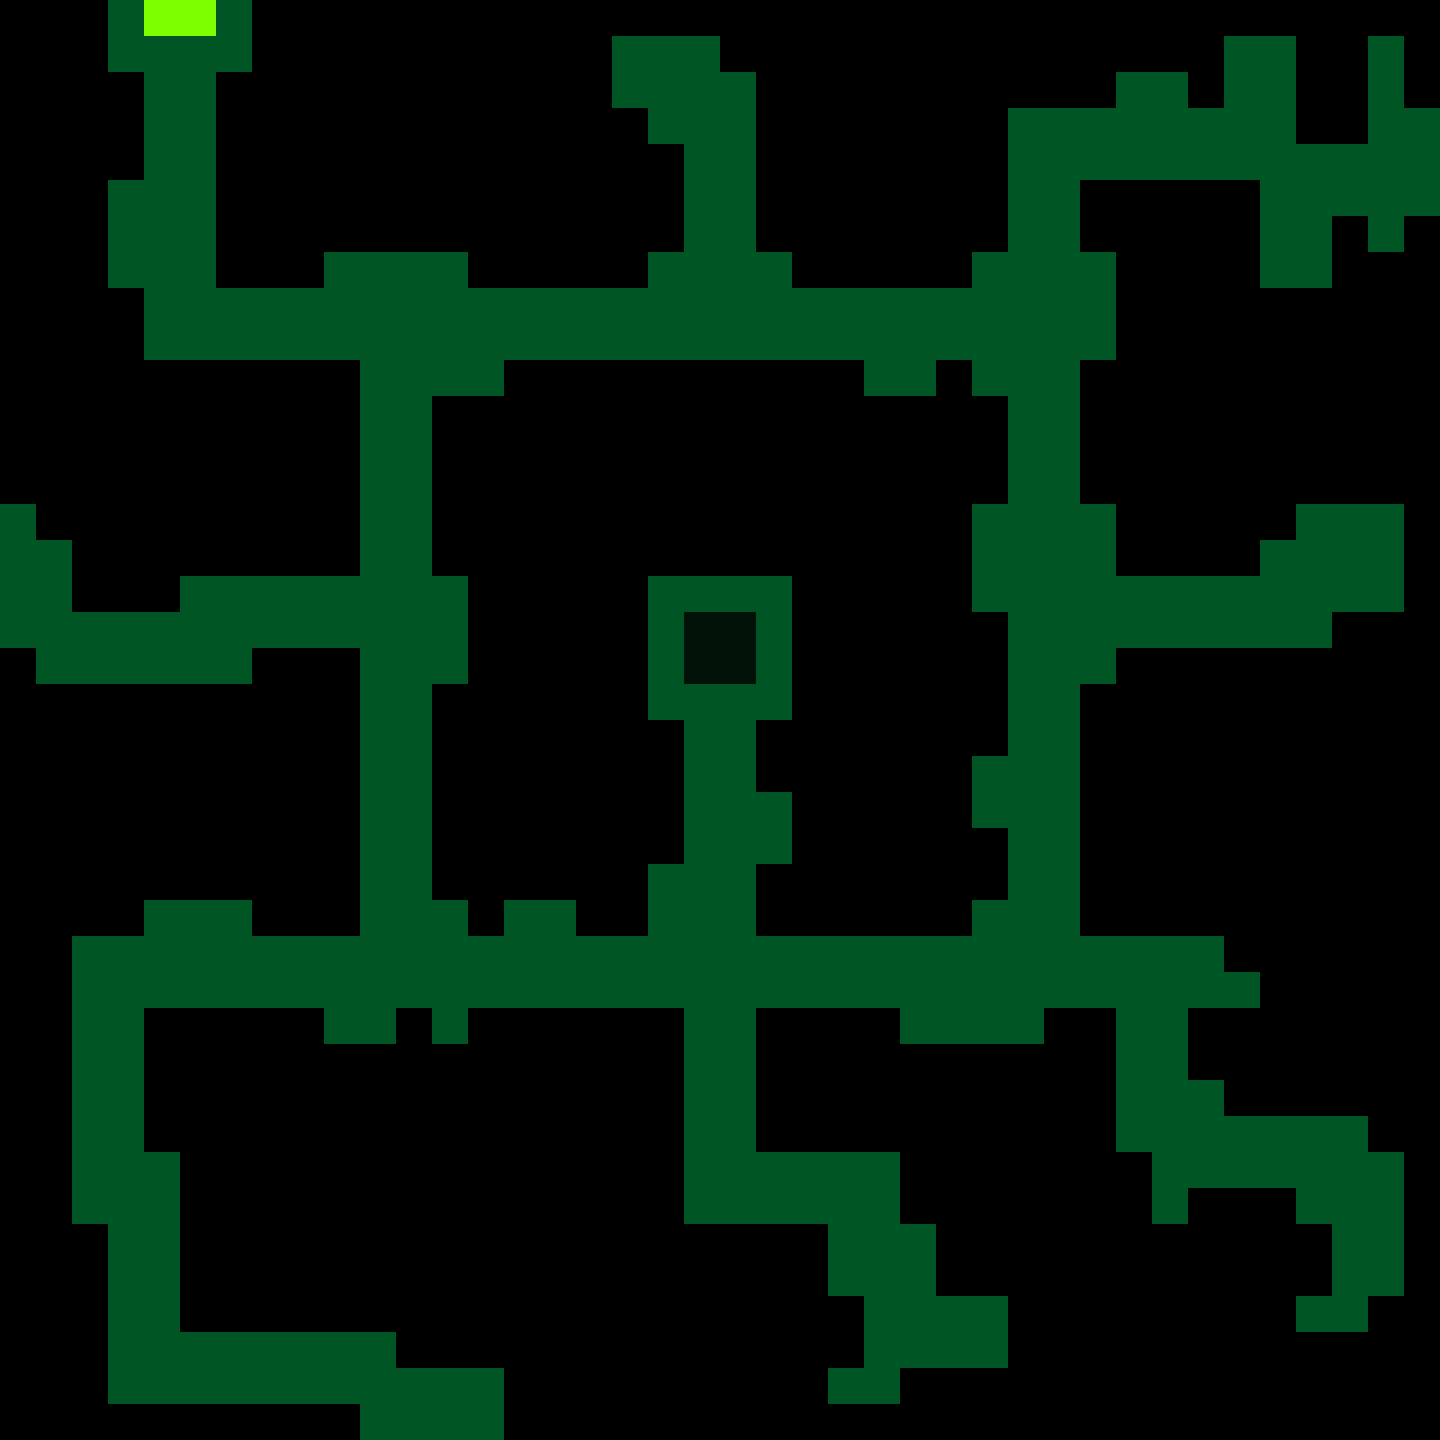

A level layout from a 2D game, rendered from its tile map. Below: a short description, then the map file with its tile-grid data intact:
An orthogonal 40x40 tile map with 36x36 px tiles, 1 tile layer (Layer1) and 3 objects.

<map version="1.0" tiledversion="1.0.3" orientation="orthogonal" renderorder="right-down" width="40" height="40" tilewidth="36" tileheight="36" nextobjectid="5">
 <properties>
  <property name="playerStartX" type="int" value="2100" />
  <property name="playerStartY" type="int" value="2000" />
 </properties>
 <tileset firstgid="1" name="Tileset" tilewidth="36" tileheight="36" tilecount="10" columns="10">
  <grid orientation="orthogonal" width="16" height="16" />
  <image source="../assets/tilesets/testtileset.png" width="360" height="36" />
 </tileset>
 <layer name="Layer1" width="40" height="40">
  <data encoding="csv">
0,0,0,2,1,1,2,0,0,0,0,0,0,0,0,0,0,0,0,0,0,0,0,0,0,0,0,0,0,0,0,0,0,0,0,0,0,0,0,0,
0,0,0,2,2,2,2,0,0,0,0,0,0,0,0,0,0,2,2,2,0,0,0,0,0,0,0,0,0,0,0,0,0,0,2,2,0,0,2,0,
0,0,0,0,2,2,0,0,0,0,0,0,0,0,0,0,0,2,2,2,2,0,0,0,0,0,0,0,0,0,0,2,2,0,2,2,0,0,2,0,
0,0,0,0,2,2,0,0,0,0,0,0,0,0,0,0,0,0,2,2,2,0,0,0,0,0,0,0,2,2,2,2,2,2,2,2,0,0,2,2,
0,0,0,0,2,2,0,0,0,0,0,0,0,0,0,0,0,0,0,2,2,0,0,0,0,0,0,0,2,2,2,2,2,2,2,2,2,2,2,2,
0,0,0,2,2,2,0,0,0,0,0,0,0,0,0,0,0,0,0,2,2,0,0,0,0,0,0,0,2,2,0,0,0,0,0,2,2,2,2,2,
0,0,0,2,2,2,0,0,0,0,0,0,0,0,0,0,0,0,0,2,2,0,0,0,0,0,0,0,2,2,0,0,0,0,0,2,2,0,2,0,
0,0,0,2,2,2,0,0,0,2,2,2,2,0,0,0,0,0,2,2,2,2,0,0,0,0,0,2,2,2,2,0,0,0,0,2,2,0,0,0,
0,0,0,0,2,2,2,2,2,2,2,2,2,2,2,2,2,2,2,2,2,2,2,2,2,2,2,2,2,2,2,0,0,0,0,0,0,0,0,0,
0,0,0,0,2,2,2,2,2,2,2,2,2,2,2,2,2,2,2,2,2,2,2,2,2,2,2,2,2,2,2,0,0,0,0,0,0,0,0,0,
0,0,0,0,0,0,0,0,0,0,2,2,2,2,0,0,0,0,0,0,0,0,0,0,2,2,0,2,2,2,0,0,0,0,0,0,0,0,0,0,
0,0,0,0,0,0,0,0,0,0,2,2,0,0,0,0,0,0,0,0,0,0,0,0,0,0,0,0,2,2,0,0,0,0,0,0,0,0,0,0,
0,0,0,0,0,0,0,0,0,0,2,2,0,0,0,0,0,0,0,0,0,0,0,0,0,0,0,0,2,2,0,0,0,0,0,0,0,0,0,0,
0,0,0,0,0,0,0,0,0,0,2,2,0,0,0,0,0,0,0,0,0,0,0,0,0,0,0,0,2,2,0,0,0,0,0,0,0,0,0,0,
2,0,0,0,0,0,0,0,0,0,2,2,0,0,0,0,0,0,0,0,0,0,0,0,0,0,0,2,2,2,2,0,0,0,0,0,2,2,2,0,
2,2,0,0,0,0,0,0,0,0,2,2,0,0,0,0,0,0,0,0,0,0,0,0,0,0,0,2,2,2,2,0,0,0,0,2,2,2,2,0,
2,2,0,0,0,2,2,2,2,2,2,2,2,0,0,0,0,0,2,2,2,2,0,0,0,0,0,2,2,2,2,2,2,2,2,2,2,2,2,0,
2,2,2,2,2,2,2,2,2,2,2,2,2,0,0,0,0,0,2,3,3,2,0,0,0,0,0,0,2,2,2,2,2,2,2,2,2,0,0,0,
0,2,2,2,2,2,2,0,0,0,2,2,2,0,0,0,0,0,2,3,3,2,0,0,0,0,0,0,2,2,2,0,0,0,0,0,0,0,0,0,
0,0,0,0,0,0,0,0,0,0,2,2,0,0,0,0,0,0,2,2,2,2,0,0,0,0,0,0,2,2,0,0,0,0,0,0,0,0,0,0,
0,0,0,0,0,0,0,0,0,0,2,2,0,0,0,0,0,0,0,2,2,0,0,0,0,0,0,0,2,2,0,0,0,0,0,0,0,0,0,0,
0,0,0,0,0,0,0,0,0,0,2,2,0,0,0,0,0,0,0,2,2,0,0,0,0,0,0,2,2,2,0,0,0,0,0,0,0,0,0,0,
0,0,0,0,0,0,0,0,0,0,2,2,0,0,0,0,0,0,0,2,2,2,0,0,0,0,0,2,2,2,0,0,0,0,0,0,0,0,0,0,
0,0,0,0,0,0,0,0,0,0,2,2,0,0,0,0,0,0,0,2,2,2,0,0,0,0,0,0,2,2,0,0,0,0,0,0,0,0,0,0,
0,0,0,0,0,0,0,0,0,0,2,2,0,0,0,0,0,0,2,2,2,0,0,0,0,0,0,0,2,2,0,0,0,0,0,0,0,0,0,0,
0,0,0,0,2,2,2,0,0,0,2,2,2,0,2,2,0,0,2,2,2,0,0,0,0,0,0,2,2,2,0,0,0,0,0,0,0,0,0,0,
0,0,2,2,2,2,2,2,2,2,2,2,2,2,2,2,2,2,2,2,2,2,2,2,2,2,2,2,2,2,2,2,2,2,0,0,0,0,0,0,
0,0,2,2,2,2,2,2,2,2,2,2,2,2,2,2,2,2,2,2,2,2,2,2,2,2,2,2,2,2,2,2,2,2,2,0,0,0,0,0,
0,0,2,2,0,0,0,0,0,2,2,0,2,0,0,0,0,0,0,2,2,0,0,0,0,2,2,2,2,0,0,2,2,0,0,0,0,0,0,0,
0,0,2,2,0,0,0,0,0,0,0,0,0,0,0,0,0,0,0,2,2,0,0,0,0,0,0,0,0,0,0,2,2,0,0,0,0,0,0,0,
0,0,2,2,0,0,0,0,0,0,0,0,0,0,0,0,0,0,0,2,2,0,0,0,0,0,0,0,0,0,0,2,2,2,0,0,0,0,0,0,
0,0,2,2,0,0,0,0,0,0,0,0,0,0,0,0,0,0,0,2,2,0,0,0,0,0,0,0,0,0,0,2,2,2,2,2,2,2,0,0,
0,0,2,2,2,0,0,0,0,0,0,0,0,0,0,0,0,0,0,2,2,2,2,2,2,0,0,0,0,0,0,0,2,2,2,2,2,2,2,0,
0,0,2,2,2,0,0,0,0,0,0,0,0,0,0,0,0,0,0,2,2,2,2,2,2,0,0,0,0,0,0,0,2,0,0,0,2,2,2,0,
0,0,0,2,2,0,0,0,0,0,0,0,0,0,0,0,0,0,0,0,0,0,0,2,2,2,0,0,0,0,0,0,0,0,0,0,0,2,2,0,
0,0,0,2,2,0,0,0,0,0,0,0,0,0,0,0,0,0,0,0,0,0,0,2,2,2,0,0,0,0,0,0,0,0,0,0,0,2,2,0,
0,0,0,2,2,0,0,0,0,0,0,0,0,0,0,0,0,0,0,0,0,0,0,0,2,2,2,2,0,0,0,0,0,0,0,0,2,2,0,0,
0,0,0,2,2,2,2,2,2,2,2,0,0,0,0,0,0,0,0,0,0,0,0,0,2,2,2,2,0,0,0,0,0,0,0,0,0,0,0,0,
0,0,0,2,2,2,2,2,2,2,2,2,2,2,0,0,0,0,0,0,0,0,0,2,2,0,0,0,0,0,0,0,0,0,0,0,0,0,0,0,
0,0,0,0,0,0,0,0,0,0,2,2,2,2,0,0,0,0,0,0,0,0,0,0,0,0,0,0,0,0,0,0,0,0,0,0,0,0,0,0
</data>
 </layer>
 <objectgroup name="Collision">
  <object id="1" x="616.214" y="536.646" width="31.8274" height="190.08" />
  <object id="2" x="623.287" y="555.212" width="174.167" height="20.3342" />
  <object id="3" x="792.646" y="558.87" width="35.3099" height="162.547" />
 </objectgroup>
</map>